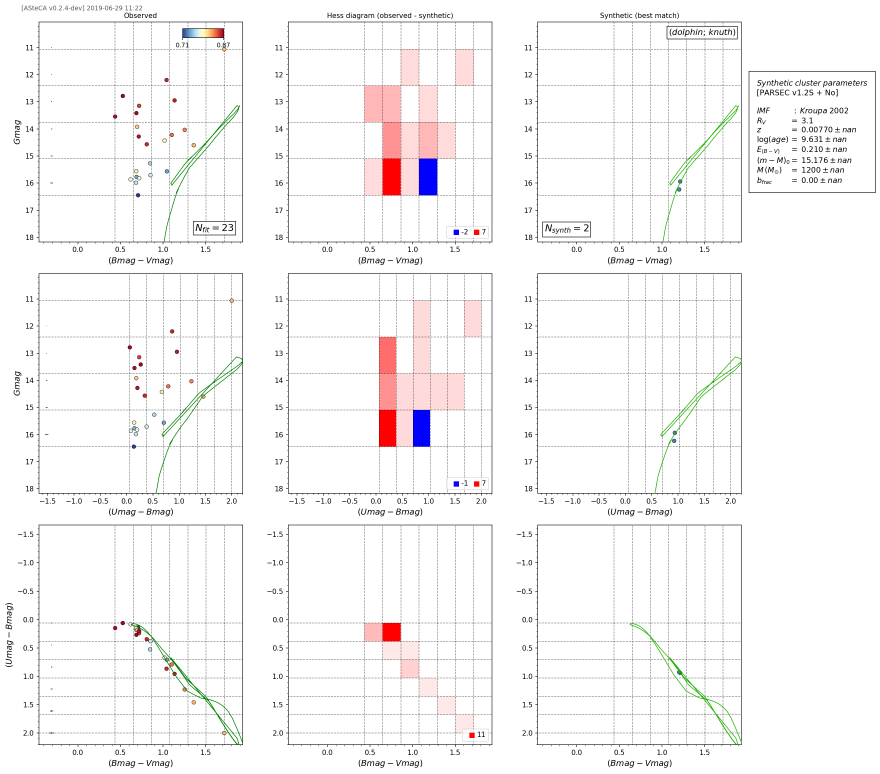
#> input picture 6_analysis/3_combined_CCDs/UB_BV/ngc4230_match_D2.png, 2640 x 2320 px, found by its file name (shown at 1/3 size)
$ python CMDs_combine.py
#> lines starting #> are read from the running program, lines starting #| are printed output that depends on the picture; pictures that were not available may be replaced by others from this repository, and a replacement may not be noted

from os import getcwd, walk
from os.path import join, realpath, dirname
import matplotlib.pyplot as plt
import matplotlib.gridspec as gridspec


names_dict = {
    # 'ngc4230_match_D2.png': 'NGC4230', 'rup85_match_D2.png': 'RUP85',
    # 'bh106_match_D2.png': 'vdBH106', 'trumpler13_match_D2.png': 'TR13',
    # 'rup88_match_D2.png': 'RUP88', 'rup87_match_D2.png': 'RUP87',
    # 'rup162_match_D2.png': 'RUP162',
    # 'bh91_match_D2.png': 'vdBH91', 'trumpler12_match_D2.png': 'TR12',
    # 'lynga15_match_D2.png': 'LYNGA15', 'bh87_match_D2.png': 'vdBH87',
    # 'bh85_match_D2.png': 'vdBH85', 'loden565_match_D2.png': 'LODEN565',
    # 'bh92_match_D2.png': 'vdBH92', 'bh73_match_D2.png': 'vdBH73',
    'ngc4349_match_D2.png': 'NGC4349'}

final_params = {
    'bh85_match': (0.014, 0.002, 9.87, 0.05, 0.30, 0.03, 13.32, 0.12, 2200, 500),
    'bh106_match': (0.012, 0.003, 9.48, 0.12, 0.30, 0.04, 13.44, 0.36, 500, 200),
    'trumpler12_match': (0.009, 0.002, 8.82, 0.06, 0.31, 0.03, 12.72, 0.09, 700, 100),
    'lynga15_match': (0.027, 0.007, 9.79, 0.08, 0.17, 0.05, 11.74, 0.16, 400, 130),
    'rup85_match': (0.027, 0.004, 8.44, 0.13, 1.07, 0.04, 13.56, 0.14, 3500, 520),
    'bh73_match': (0.019, 0.004, 8.89, 0.05, 1.06, 0.04, 13.50, 0.26, 2600, 950),
    'bh87_match': (0.021, 0.003, 8.31, 0.13, 0.56, 0.02, 11.44, 0.07, 1100, 120),
    'rup87_match': (0.015, 0.005, 9.70, 0.20, 0.09, 0.05, 11.64, 0.89, 110, 180),
    'trumpler13_match': (0.007, 0.004, 8.04, 0.07, 0.56, 0.02, 13.41, 0.15, 800, 250),
    'ngc4230_match': (0.008, 0.006, 9.90, 0.25, 0.12, 0.05, 13.17, 0.59, 180, 370),
    'rup88_match': (0.017, 0.006, 9.74, 0.25, 0.15, 0.06, 13.70, 0.53, 320, 450),
    'ngc4349_match': (0.01143, 0.00438, 8.47, 0.13, 0.41, 0.05, 11.38, 0.11, 2000, 60),
    'loden565_match': (0.021, 0.005, 7.02, 0.18, 0.85, 0.05, 13.25, 0.25, 330, 70),
    'bh92_match': (0.009, 0.004, 7.28, 0.33, 0.65, 0.03, 12.07, 0.09, 440, 80),
    'rup162_match': (0.009, 0.002, 8.92, 0.09, 0.54, 0.03, 13.23, 0.10, 1200, 200),
    'bh91_match': (0.009, 0.002, 8.92, 0.27, 0.20, 0.05, 11.03, 0.17, 200, 80),
}


def main():
    """
    """
    r_path = realpath(join(getcwd(), dirname(__file__)))

    # Path to UB-BV CCD
    path = '5_ASteCA/D1_D2/1st_run/'
    p_UBBV = join('/'.join(r_path.split('/')[:-2]), path)

    # Path to G-BV-VI CCD
    # path = '5_ASteCA/D1_D2/3rd_run/'
    path = '5_ASteCA/D1_D2/5th_run/'
    p1 = join('/'.join(r_path.split('/')[:-2]), path)

    for dirpath, dirnames, filenames in walk(p1):
        for fn in [f for f in filenames if f.endswith("_D2.png")]:
            print(fn)

            # Read entire image file
            im = plt.imread(join(p_UBBV, dirpath.split('/')[-1], fn))
#> im is the input picture: shape (2320, 2640, 4) float32; mean R, G, B, A 0.973, 0.966, 0.967, 1
            # Cut out UB-BV CCD
            xmin, ymin, w, h = 15, 1605, 717, 740  # 1570
            UB_BV = im[ymin:ymin + h, xmin:xmin + w]
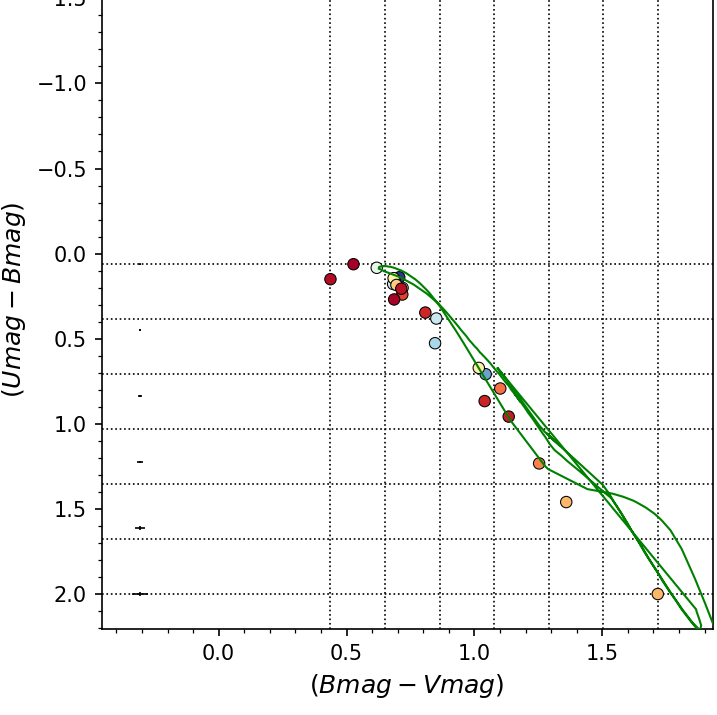
#> UB_BV: shape (715, 717, 4) float32; mean R, G, B, A 0.968, 0.97, 0.967, 1
            # plt.imshow(UB_BV);plt.show()
            cluster = [UB_BV]

            # Read entire image file
            im = plt.imread(join(dirpath, fn))

            xmin, ymin, w, h = 18, 90, 717, 750  # 55
            V_VI = im[ymin:ymin + h, xmin:xmin + w]
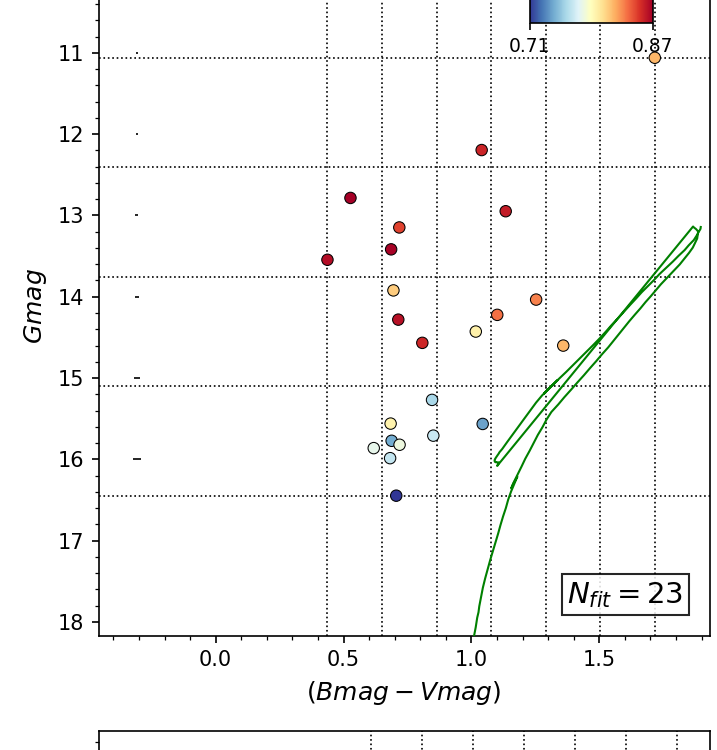
#> V_VI: shape (750, 717, 4) float32; mean R, G, B, A 0.966, 0.967, 0.965, 1

            ymin = 845  # 810
            V_BV = im[ymin:ymin + h, xmin:xmin + w]
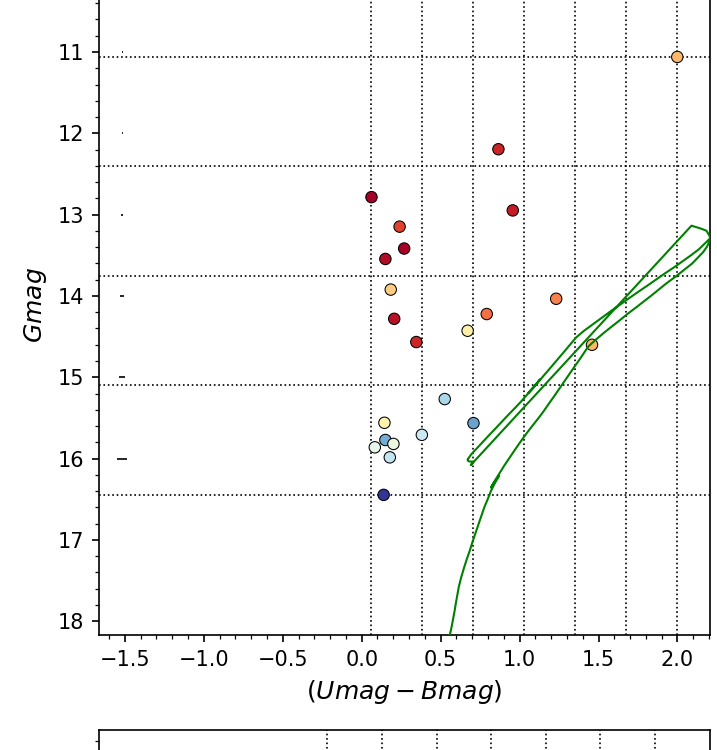
#> V_BV: shape (750, 717, 4) float32; mean R, G, B, A 0.969, 0.971, 0.968, 1

            cluster += [V_BV, V_VI]

#> (the run stopped early here; a loop or call above may not have finished)
